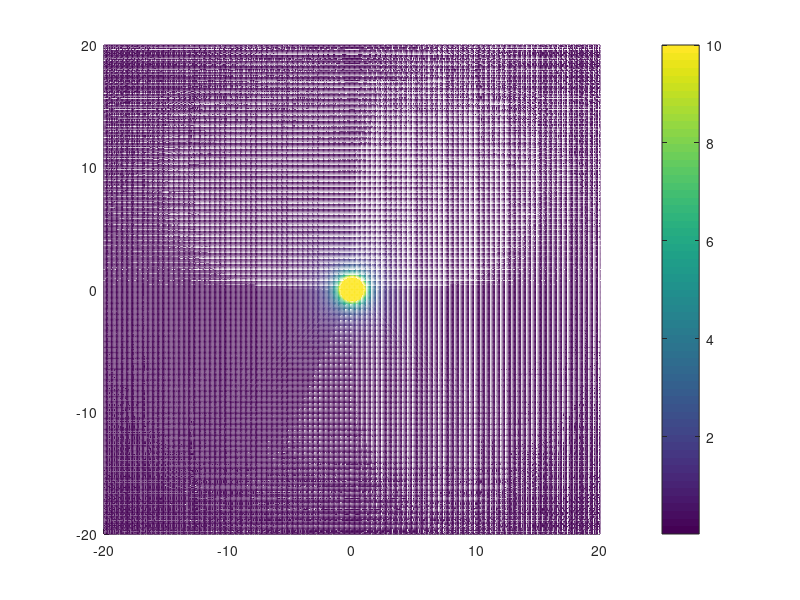

The MATLAB script that drew this image: (Note: this script raises an error after producing the figure.)
clc; clear; close all;

Vo = 10;

lambda = @(X,Y) Vo/(X^2 + Y^2);

rx = @(theta,dldx)  (  -2*cos(theta)*(1/dldx)  )^(1/3);
ry = @(theta,dldy)  (  -2*sin(theta)*(1/dldy)  )^(1/3);

L = -20:0.1:20;
len = length(L);

[X, Y] = meshgrid(L);
for i=1:length(X)
    for j=1:length(Y)
        Z(i,j) = lambda(X(i,j) ,Y(i,j) );
        if isinf(Z(i,j)) || Z(i,j) > Vo
            Z(i,j) = Vo;
        end
    end
end
h = figure; hold all;
mesh(X,Y,Z);
c = colorbar;
c.Label.String = 'Strength of Thermal';
xlabel('x-position')
ylabel('y-position')

nptx(1) = -10;
npty(1) = -10;
i = find(X(1,:) == nptx);
j = find(Y(:,j) == npty);
ao = 0;
global dldx
global dldy
for t=1:100
    
    [dldx, dldy] = findLambdas(i,j, Z);
    %angle_to_center = @(theta)  1/dldy*sin(theta) - 1/dldx*cos(theta);
            if dldx == 0
                ao = fzero( @(x) sin(-pi/2 - pi*x) , ao);
                disp('dldx is zero')
            elseif dldy == 0
                ao = fzero( @(x) sin(-pi - pi*x) , -ao);
                disp('dldy is zero')
            else
                ao = fzero(@angleToCenter, ao );
            end
    theta(t) = ao;
    r(t) = (  rx(theta(t),dldx)  );
    angle_of_tangent = theta(t) + pi/2;
    [nptx(t+1), npty(t+1), i, j] = findNextPoint(angle_of_tangent, X, Y, nptx(t), npty(t), i, j);

end
filename = 'AutopilotGif.gif';
title('Path of Glider using Autopilot ')
%zlabel('Thermal Strength')
ylabel('y-coordinate')
xlabel('x-coordinate')
hold all;
for i=1:length(nptx)
    plot(nptx(i),npty(i), 'ro-')
    drawnow
    view([0 -90]);
    pause(0.05);
          % Capture the plot as an image 
      frame = getframe(h); 
      im = frame2im(frame); 
      [imind,cm] = rgb2ind(im,256); 
      % Write to the GIF File 
      if i == 1 
          imwrite(imind,cm,filename,'gif', 'Loopcount',inf); 
      else 
          imwrite(imind,cm,filename,'gif','WriteMode','append'); 
      end 
end




function [result] = angleToCenter(theta)
    global dldy
    global dldx
    
    result = 1/dldy*sin(theta) - 1/dldx*cos(theta);

end

function [dldx, dldy] = findLambdas(i, j, Z)
    y2 = Z(i,j+1);
    y1 = Z(i,j-1);
    x2 = Z(i+1,j);
    x1 = Z(i-1,j);
    dldx = x2 - x1;
    dldy = y2 - y1;
end

function [nptx, npty, i, j] = findNextPoint(angle_of_tangent, X, Y, ptx, pty, i, j)

    dy = sin(angle_of_tangent);
    dx = cos(angle_of_tangent);
    
    X(:,i) = 100*ones(length(X),1);
    Y(j,:) = 100*ones(1,length(Y));

    temp = abs( X(1,:)-(ptx+dx) );
    [x, i ] = min(temp);
    
    temp = abs( Y(:,1)-(pty+dy) );
    [y, j]=min(temp);
    
    nptx = X(1,i);
    npty = Y(j,1);
    


end

